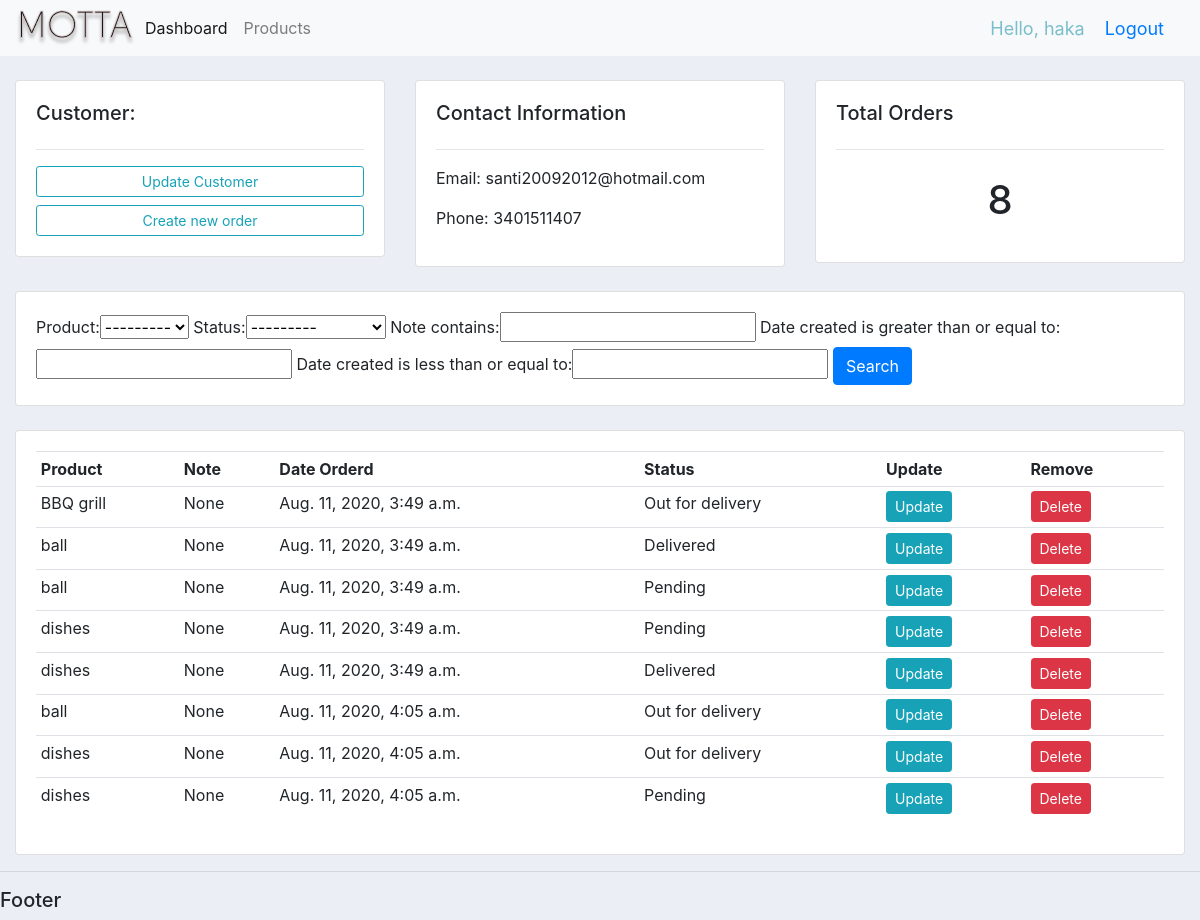
The app's page /customer/1/ (signed in) with its own data.
### account/models.py (models this page shows, shortened)
class Customer(models.Model):
	user = models.OneToOneField(User, null=True, on_delete=models.CASCADE)
	name = models.CharField(max_length=200, null=True)
	phone = models.CharField(max_length=200, null=True)
	email = models.CharField(max_length=200, null=True)
	profile_pic = models.ImageField(default="default.png",blank=True, null=True)
	date_created = models.DateTimeField(auto_now_add=True, null=True)

class Order(models.Model):
	STATUS = (
			('Pending', 'Pending'),
			('Out for delivery', 'Out for delivery'),
			('Delivered', 'Delivered'),
			)
	customer = models.ForeignKey(Customer, null=True, on_delete= models.SET_NULL)
	product = models.ForeignKey(Product, null=True, on_delete= models.SET_NULL)
	date_created = models.DateTimeField(auto_now_add=True, null=True)
	status = models.CharField(max_length=200, null=True, choices=STATUS)
	note = models.CharField(max_length=1000, null=True)

class Product(models.Model):
	CATEGORY = (
			('Indoor', 'Indoor'),
			('Out Door', 'Out Door'),
			)
	name = models.CharField(max_length=200, null=True)
	price = models.FloatField(null=True)
	category = models.CharField(max_length=200, null=True, choices=CATEGORY)
	description = models.CharField(max_length=200, null=True, blank=True)
	date_created = models.DateTimeField(auto_now_add=True, null=True)
	tags = models.ManyToManyField(Tag)
	def __str__(self):
		return self.name

### account/decorators.py (the view)
		def wrapper_func(request, *args, **kwargs):
			group = None
			if request.user.groups.exists():
				group = request.user.groups.all()[0].name
			if group in allowed_roles:
				return view_func(request, *args, **kwargs)
			else:
				return HttpResponse('You are not authorized to view this page')

### account/views.py (called while the page is built)
@login_required(login_url='login')
@allowed_users(allowed_roles=['admin'])
def customer(request, pk_test):
	customer = Customer.objects.get(id=pk_test)
	orders = customer.order_set.all()
	order_count = orders.count()
	myFilters = OrderFilter(request.GET, queryset=orders)
	orders = myFilters.qs
	context = {'customer':customer, 'orders':orders, 'order_count':order_count, 'myFilters':myFilters}
	return render(request, 'accounts/customer.html',context)

### account/templates/accounts/customer.html
{%  extends 'accounts/main.html' %}
{% block content %}
	<br>
<div class="row">
	<div class="col-md">
		<div class="card card-body">
			<h5>Customer:</h5>
			<hr>
			<a class="btn btn-outline-info  btn-sm btn-block" href="">Update Customer</a>
			<a class="btn btn-outline-info  btn-sm btn-block" href="{% url 'create_order' customer.id %}">Create new order</a>
		</div>
	</div>
	<div class="col-md">
		<div class="card card-body">
			<h5>Contact Information</h5>
			<hr>
			<p>Email: {{customer.email}}</p>
			<p>Phone: {{customer.phone}}</p>
		</div>
	</div>
	<div class="col-md">
		<div class="card card-body">
			<h5>Total Orders</h5>
			<hr>
			<h1 style="text-align: center;padding: 10px">{{order_count}}</h1>
		</div>
	</div>
</div>
<br>
<div class="row">
	<div class="col">
		<div class="card card-body">
			<form method="get">
				{{myFilters.form}}
		    <button class="btn btn-primary" type="submit">Search</button>
		  </form>
		</div>
	</div>
</div>
<br>
<div class="row">
	<div class="col-md">
		<div class="card card-body">
			<table class="table table-sm">
				<tr>
					<th>Product</th>
					<th>Note</th>
					<th>Date Orderd</th>
					<th>Status</th>
					<th>Update</th>
					<th>Remove</th>
				</tr>
				{% for order in orders %}
				<tr>
					<td>{{order.product}}</td>
					<td>{{order.note}}</td>
					<td>{{order.date_created}}</td>
					<td>{{order.status}}</td>
					<td><a class="btn btn-sm btn-info" href="{% url 'update_order' order.id %}">Update</a></td>
					<td><a class="btn btn-sm btn-danger"href="{% url 'delete_order' order.id %}">Delete</a></td>
				</tr>
				{% endfor %}
			</table>
		</div>
	</div>
</div>
{% endblock %}

### account/templates/accounts/navbar.html (shortened to what this page needs)
{% load static %}
{% block content %}
<nav class="navbar navbar-expand-lg navbar-light bg-light">
    <img src="{%static 'images/logo.png' %}">
    <div class="collapse navbar-collapse" id="navbarNavDropdown">
      <ul class="navbar-nav">
      {% if request.user.is_staff  %}
        <li class="nav-item active">
          <a class="nav-link" href="{% url 'home' %}">Dashboard </a>
        </li>
        <li class="nav-item">
          <a class="nav-link" href="{% url 'products' %}">Products</a>
        </li>
        {% else %}
        <li class="nav-item">
        <a class="nav-link" href="{% url 'account' %}">Settings</a>
        </li>
        {% endif %}
      </ul>
    </div>
  <span class="hello-msg">Hello, {{request.user}}</span>
  <span class="hello-msg"><a href="{% url 'logout' %}">Logout</a> </span>
  </nav>
{% endblock content %}

### static/css/main.css (style rules this page uses)
body { background-color: #ebeff5; }

### account/templates/accounts/navbar.html (style rules this page uses)
.hello-msg { font-size: 18px; color: #7abecc; margin-right: 20px; }

### records on screen
Customer: email "santi20092012@hotmail.com", phone "3401511407"
Order: product "BBQ grill", note "None", date_created "Aug. 11, 2020, 3:49 a.m.", status "Out for delivery"
Order: product "ball", note "None", date_created "Aug. 11, 2020, 3:49 a.m.", status "Delivered"
Order: product "ball", note "None", date_created "Aug. 11, 2020, 3:49 a.m.", status "Pending"
Order: product "dishes", note "None", date_created "Aug. 11, 2020, 3:49 a.m.", status "Pending"
Order: product "dishes", note "None", date_created "Aug. 11, 2020, 3:49 a.m.", status "Delivered"
Order: product "ball", note "None", date_created "Aug. 11, 2020, 4:05 a.m.", status "Out for delivery"
Order: product "dishes", note "None", date_created "Aug. 11, 2020, 4:05 a.m.", status "Out for delivery"
Order: product "dishes", note "None", date_created "Aug. 11, 2020, 4:05 a.m.", status "Pending"

### other values on screen
{{ request.user }} "haka"
{{ order_count }} "8"
